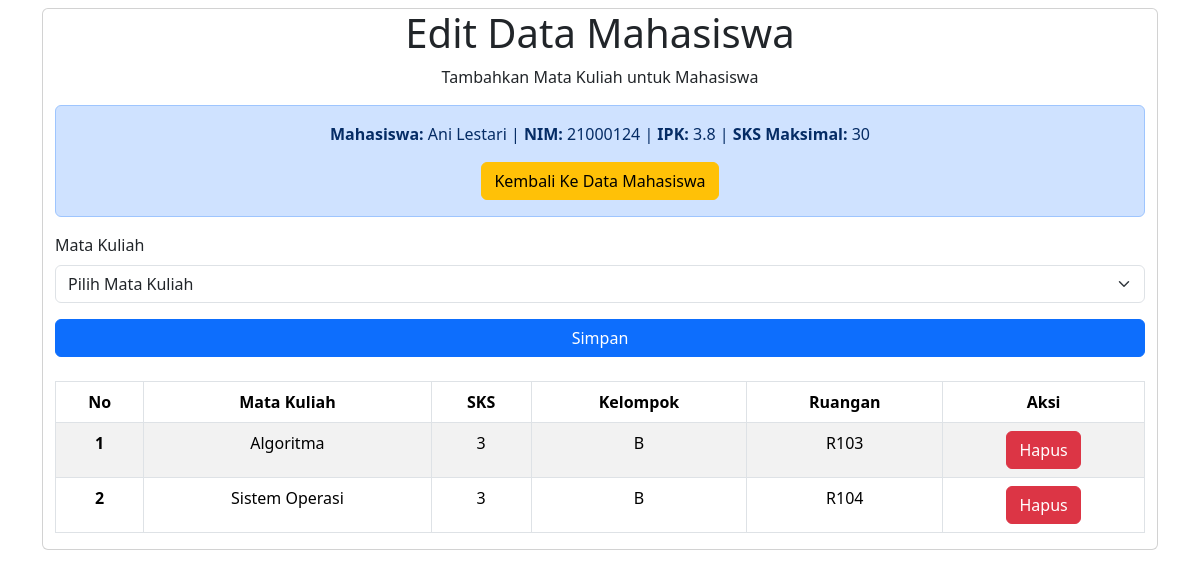
Screenshot of /uasbengkod/edit.php?ubah=2 with the database file from the repository.
### tables this page shows
CREATE TABLE `inputmhs` (
  `id` int(11) NOT NULL,
  `namaMhs` varchar(255) NOT NULL,
  `nim` varchar(15) NOT NULL,
  `ipk` float NOT NULL,
  `sks` int(1) NOT NULL,
  `mataKuliah` text DEFAULT NULL
);

CREATE TABLE `jwl_mhs` (
  `id` int(11) NOT NULL,
  `mhs_id` int(11) NOT NULL,
  `mataKuliah` varchar(255) NOT NULL,
  `sks` int(11) NOT NULL,
  `kelp` varchar(50) NOT NULL,
  `ruangan` varchar(50) NOT NULL
);

### uasbengkod/edit.php (the view, shortened to what this page needs)
<!DOCTYPE html>
<?php
include 'koneksi.php';
if (isset($_GET['ubah'])) {
    $mhs_id = $_GET['ubah'];
    $query = "SELECT * FROM inputmhs WHERE id = '$mhs_id'";
    $query_mhs = "SELECT * FROM jwl_mhs WHERE mhs_id = '$mhs_id'";
    $sql = mysqli_query($conn, $query);
    $sql_mhs = $conn->query($query_mhs);
    $no = 0;
}
?>
<html lang="en">
<head>
    <link href="css/bootstrap.min.css" rel="stylesheet" />
</head>
<body>
    <div class="container-md mt-2">
        <div class="card">
            <div class="text-center">
                <h1>Edit Data Mahasiswa</h1>
                <p>Tambahkan Mata Kuliah untuk Mahasiswa</p>
            </div>
            <?php
            while ($result = mysqli_fetch_assoc($sql)) {
            ?>
            <div class="container text-center">
                <div class="alert alert-primary" role="alert">
                    <p><b>Mahasiswa:</b> <?php echo $result['namaMhs']; ?> |
                       <b>NIM:</b> <?php echo $result['nim']; ?> |
                       <b>IPK:</b> <?php echo $result['ipk']; ?> |
                       <b>SKS Maksimal:</b> <?php echo $result['sks']; ?>
                    </p>
                    <a href="index.php" class="btn btn-warning">Kembali Ke Data Mahasiswa</a>
                </div>
            </div>
            <form action="proses.php" method="POST">
            <?php
            }
            ?>
            <div class="container">
                <div class="row">
                    <div class="col">
                        <div class="mb-3">
                            <label class="form-label" for="makul">Mata Kuliah</label>
                            <select name="makul" id="makul" class="form-select" required>
                                <option value="" selected disabled>Pilih Mata Kuliah</option>
                            </select>
                        </div>
                    </div>
                    <div class="d-grid gap-2">
                        <button class="btn btn-primary" name="aksi" value="edit" type="submit">Simpan</button>
                    </div>
                </div>
            </div>
            </form>
            <div class="container mt-4 text-center">
                <table class="table table-bordered table-striped table-hover">
                    <thead>
                        <tr>
                            <th scope="col">No</th>
                            <th scope="col">Mata Kuliah</th>
                            <th scope="col">SKS</th>
                            <th scope="col">Kelompok</th>
                            <th scope="col">Ruangan</th>
                            <th scope="col">Aksi</th>
                        </tr>
                    </thead>
                    <tbody>
                        <?php
                        while ($result = mysqli_fetch_assoc($sql_mhs)) {
                        ?>
                        <tr>
                            <th scope="row"><?php echo ++$no; ?></th>
                            <td><?php echo $result['mataKuliah']; ?></td>
                            <td><?php echo $result['sks']; ?></td>
                            <td><?php echo $result['kelp']; ?></td>
                            <td><?php echo $result['ruangan']; ?></td>
                            <td>
                                <a href="proses.php?hapus=<?php echo $result['id']; ?>" class="btn btn-danger" onclick="return confirm('Yakin ingin menghapus mata kuliah ini?')">Hapus</a>
                            </td>
                        </tr>
                        <?php
                        }
                        ?>
                    </tbody>
                </table>
            </div>
        </div>
    </div>
</body>
</html>

### rows the page displays
inputmhs: namaMhs "Ani Lestari", nim "21000124", ipk "3.8", sks "30"
jwl_mhs: mataKuliah "Algoritma", sks "3", kelp "B", ruangan "R103"
jwl_mhs: mataKuliah "Sistem Operasi", sks "3", kelp "B", ruangan "R104"
